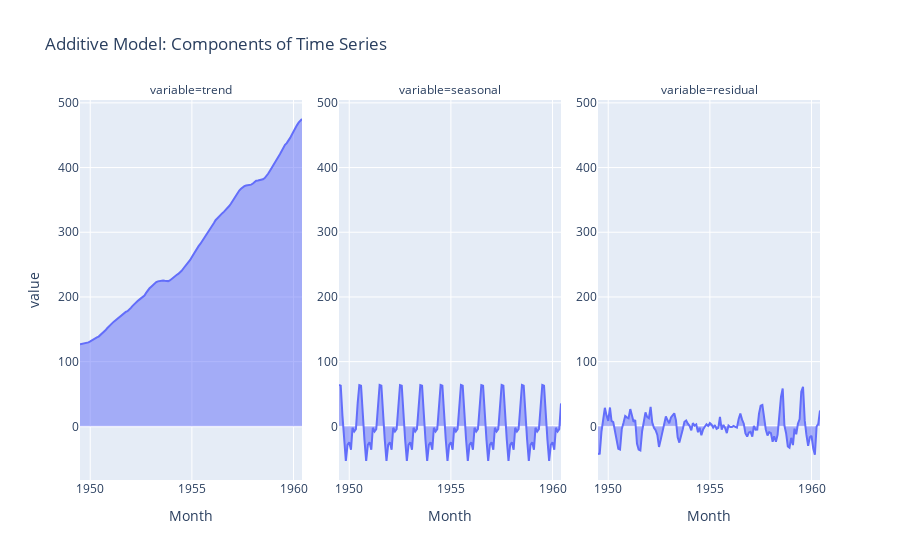

The notebook cell saved with this chart:
### Code cell
dff = df_component.melt(ignore_index=False)
dff = dff.query('~variable.isin(["Passengers", "component_sum"])')

fig = px.area(dff, x=dff.index, y='value', facet_col='variable', title='Additive Model: Components of Time Series', facet_col_spacing=0.05)

# Ensure y-axis tick labels are visible for all subplots
for axis in fig.layout:
    if 'yaxis' in axis:
        fig.layout[axis].showticklabels = True

fig

### Figure 1 — Plotly figure (JSON) as saved in the notebook; plotly's stock layout.template omitted (floating-point values rounded to 4 significant figures; data arrays with more than 128 entries replaced by an {"elided": "..."} marker saying what was removed)
{"data": [{"fillpattern": {"shape": ""}, "hovertemplate": "variable=trend<br>Month=%{x}<br>value=%{y}<extra></extra>", "legendgroup": "", "line": {"color": "#636efa"}, "marker": {"symbol": "circle"}, "mode": "lines", "name": "", "orientation": "v", "showlegend": false, "stackgroup": "1", "type": "scatter", "x": {"elided": "132 str values"}, "xaxis": "x", "y": {"elided": "132 float values"}, "yaxis": "y"}, {"fillpattern": {"shape": ""}, "hovertemplate": "variable=seasonal<br>Month=%{x}<br>value=%{y}<extra></extra>", "legendgroup": "", "line": {"color": "#636efa"}, "marker": {"symbol": "circle"}, "mode": "lines", "name": "", "orientation": "v", "showlegend": false, "stackgroup": "1", "type": "scatter", "x": {"elided": "132 str values"}, "xaxis": "x2", "y": {"elided": "132 float values"}, "yaxis": "y2"}, {"fillpattern": {"shape": ""}, "hovertemplate": "variable=residual<br>Month=%{x}<br>value=%{y}<extra></extra>", "legendgroup": "", "line": {"color": "#636efa"}, "marker": {"symbol": "circle"}, "mode": "lines", "name": "", "orientation": "v", "showlegend": false, "stackgroup": "1", "type": "scatter", "x": {"elided": "132 str values"}, "xaxis": "x3", "y": {"elided": "132 float values"}, "yaxis": "y3"}], "layout": {"annotations": [{"font": {}, "showarrow": false, "text": "variable=trend", "x": 0.15, "xanchor": "center", "xref": "paper", "y": 1, "yanchor": "bottom", "yref": "paper"}, {"font": {}, "showarrow": false, "text": "variable=seasonal", "x": 0.5, "xanchor": "center", "xref": "paper", "y": 1, "yanchor": "bottom", "yref": "paper"}, {"font": {}, "showarrow": false, "text": "variable=residual", "x": 0.85, "xanchor": "center", "xref": "paper", "y": 1, "yanchor": "bottom", "yref": "paper"}], "legend": {"tracegroupgap": 0}, "title": {"text": "Additive Model: Components of Time Series"}, "xaxis": {"anchor": "y", "domain": [0, 0.3], "title": {"text": "Month"}}, "xaxis2": {"anchor": "y2", "domain": [0.35, 0.65], "matches": "x", "title": {"text": "Month"}}, "xaxis3": {"anchor": "y3", "domain": [0.7, 1], "matches": "x", "title": {"text": "Month"}}, "yaxis": {"anchor": "x", "domain": [0, 1], "showticklabels": true, "title": {"text": "value"}}, "yaxis2": {"anchor": "x2", "domain": [0, 1], "matches": "y", "showticklabels": true}, "yaxis3": {"anchor": "x3", "domain": [0, 1], "matches": "y", "showticklabels": true}}}
